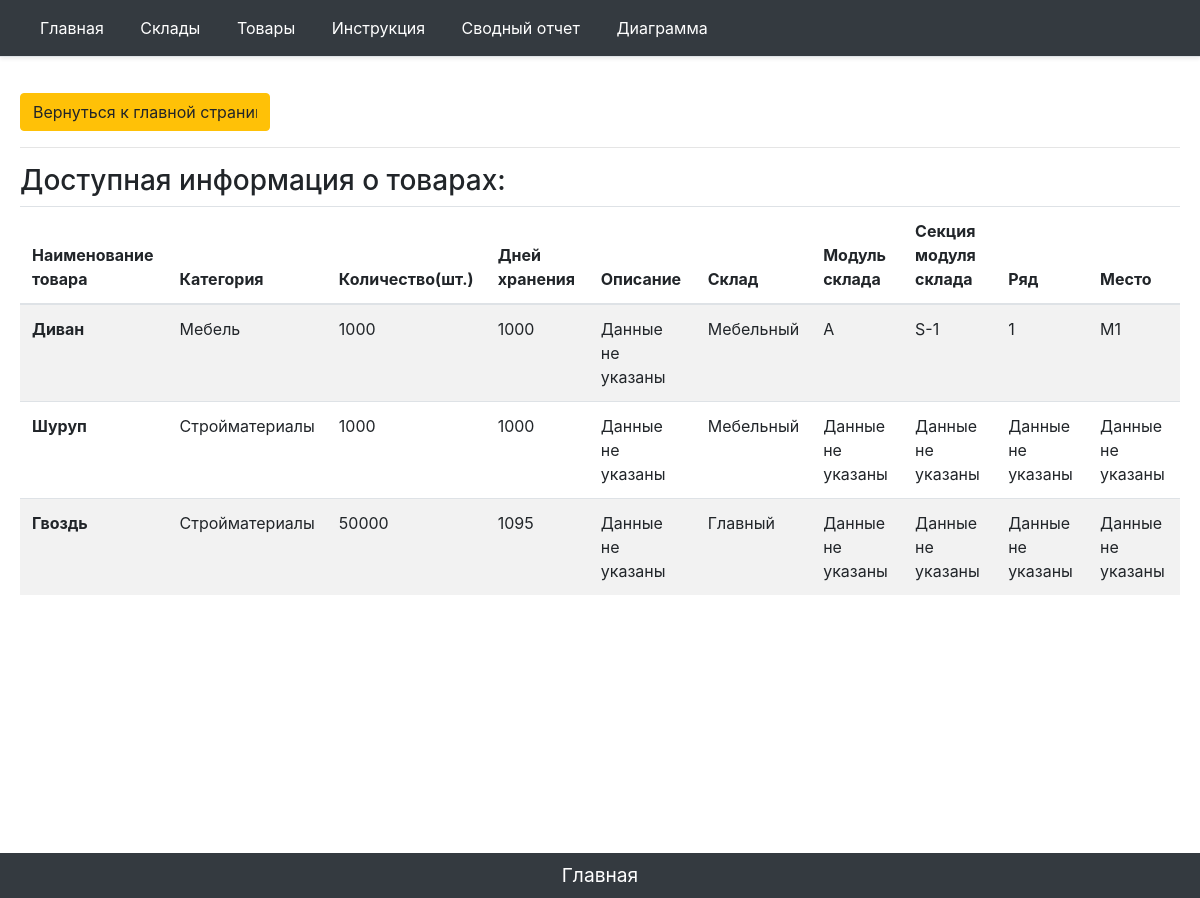
/items/full_list, run on an earlier commit of the app's database.
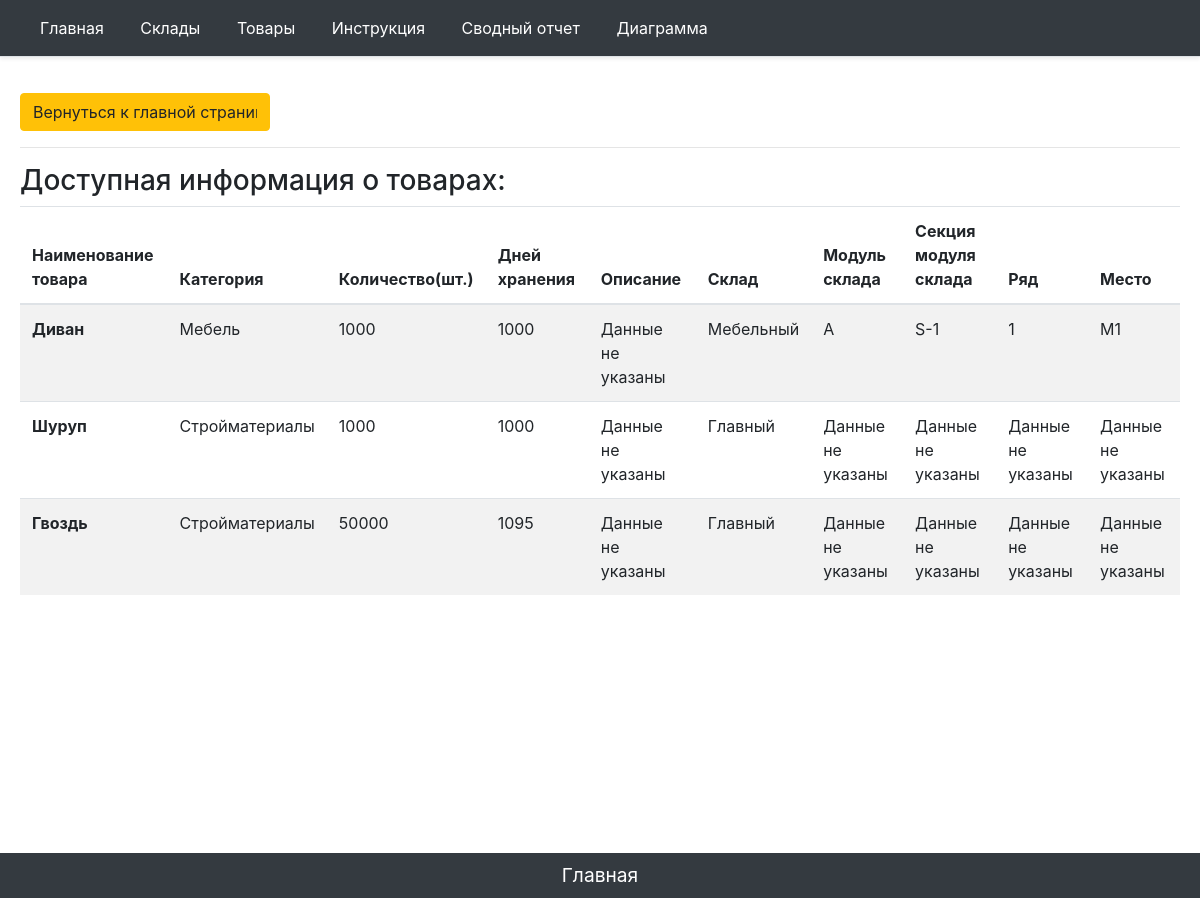
And on a later commit of the database.
### main/models.py (models this page shows, shortened)
class ItemNewOne(models.Model):
    ITEM_CATEGORY = (
        ('Мебель', 'Мебель'),
        ('Стройматериалы', 'Строительные материалы'),
        ('Инструменты', 'Инструменты для выполнения строительных,отделочных работ'),
        ('Техника', 'Технические средства, машины для строительных, отделочных работ'),
    )
    ITEM_MODULE = (
        ('А', 'А'),
        ('Б', 'Б'),
        ('В', 'В'),
        ('Г', 'Г'),
        ('Д', 'Д'),
        ('Е', 'Е'),
        ('Ж', 'Ж'),
        ('З', 'З'),
    )
    ITEM_SECTION =(
        ('S-1', 'S-1'),
        ('S-2', 'S-2'),
        ('S-3', 'S-3'),
        ('S-4', 'S-4'),
        ('S-5', 'S-5'),
        ('S-6', 'S-6'),
        ('S-7', 'S-7'),
        ('S-8', 'S-8'),
        ('S-9', 'S-9'),
        ('S-10', 'S-10'),
        ('S-11', 'S-11'),
        ('S-12', 'S-12'),
        ('S-13', 'S-13'),
        ('S-14', 'S-14'),
        ('S-15', 'S-15'),
        ('S-16', 'S-16'),
    )
    ITEM_ROW=(
        ('1', '1'),
        ('2', '2'),
        ('3', '3'),
        ('4', '4'),
        ('5', '5'),
        ('6', '6'),
        ('7', '7'),
        ('8', '8'),
        ('9', '9'),
        ('10', '10'),
        ('11', '11'),
        ('12', '12'),
        ('13', '13'),
        ('14', '14'),
        ('15', '15'),
        ('16', '16'),
        ('17', '17'),
        ('18', '18'),
        ('19', '19'),
        ('20', '20'),
        ('21', '21'),
        ('22', '22'),
        ('23', '23'),
        ('24', '24'),
        ('25', '25'),
        ('26', '26'),
        ('27', '27'),
        ('28', '28'),
        ('29', '29'),
        ('30', '30'),
        ('31', '31'),
        ('32', '32'),
    )
    ITEM_PLACE = (
        ('М1', 'М1'),
        ('М2', 'М2'),
        ('М3', 'М3'),
        ('М4', 'М4'),
        ('М5', 'М5'),
        ('М6', 'М6'),
        ('М7', 'М7'),
        ('М8', 'М8'),
        ('М9', 'М9'),
        ('М10', 'М10'),
        ('М11', 'М11'),
        ('М12', 'М12'),
        ('М13', 'М13'),
        ('М14', 'М14'),
        ('М15', 'М15'),
        ('М16', 'М16'),
        ('М17', 'М17'),
        ('М18', 'М18'),
        ('М19', 'М19'),
        ('М20', 'М20'),
        ('М21', 'М21'),
        ('М22', 'М22'),
        ('М23', 'М23'),
        ('М24', 'М24'),
        ('М25', 'М25'),
        ('М26', 'М26'),
        ('М27', 'М27'),
        ('М28', 'М28'),
        ('М29', 'М29'),
        ('М30', 'М30'),
        ('М31', 'М31'),
        ('М32', 'М32'),
        ('М33', 'М33'),
        ('М34', 'М34'),
        ('М35', 'М35'),
        ('М36', 'М36'),
        ('М37', 'М37'),
        ('М38', 'М38'),
        ('М39', 'М39'),
        ('М40', 'М40'),
        ('М41', 'М41'),
        ('М42', 'М42'),
        ('М43', 'М43'),
        ('М44', 'М44'),
        ('М45', 'М45'),
        ('М46', 'М46'),
        ('М47', 'М47'),
        ('М48', 'М48'),
        ('М49', 'М49'),
        ('М50', 'М50'),
        ('М51', 'М51'),
        ('М52', 'М52'),
        ('М53', 'М53'),
        ('М54', 'М54'),
        ('М55', 'М55'),
        ('М56', 'М56'),
        ('М57', 'М57'),
        ('М58', 'М58'),
        ('М59', 'М59'),
        ('М60', 'М60'),
        ('М61', 'М61'),
        ('М62', 'М62'),
        ('М63', 'М63'),
        ('М64', 'М64'),
        ('М65', 'М65'),
        ('М66', 'М66'),
        ('М67', 'М67'),
        ('М68', 'М68'),
        ('М69', 'М69'),
        ('М70', 'М70'),
        ('М71', 'М71'),
        ('М72', 'М72'),
        ('М73', 'М73'),
        ('М74', 'М74'),
        ('М75', 'М75'),
        ('М76', 'М76'),
        ('М77', 'М77'),
        ('М78', 'М78'),
        ('М79', 'М79'),
        ('М80', 'М80'),
        ('М81', 'М81'),
        ('М82', 'М82'),
        ('М83', 'М83'),
        ('М84', 'М84'),
        ('М85', 'М85'),
        ('М86', 'М86'),
        ('М87', 'М87'),
        ('М88', 'М88'),
        ('М89', 'М89'),
        ('М90', 'М90'),
        ('М91', 'М91'),
        ('М92', 'М92'),
        ('М93', 'М93'),
        ('М94', 'М94'),
        ('М95', 'М95'),
        ('М96', 'М96'),
        ('М97', 'М97'),
        ('М98', 'М98'),
        ('М99', 'М99'),
        ('М100', 'М100'),
        ('М101', 'М101'),
        ('М102', 'М102'),
        ('М103', 'М103'),
        ('М104', 'М104'),
        ('М105', 'М105'),
        ('М106', 'М106'),
        ('М107', 'М107'),
        ('М108', 'М108'),
        ('М109', 'М109'),
        ('М110', 'М110'),
        ('М111', 'М111'),
        ('М112', 'М112'),
        ('М113', 'М113'),
        ('М114', 'М114'),
        ('М115', 'М115'),
        ('М116', 'М116'),
        ('М117', 'М117'),
        ('М118', 'М118'),
        ('М119', 'М119'),
        ('М120', 'М120'),
        ('М121', 'М121'),
        ('М122', 'М122'),
        ('М123', 'М123'),
        ('М124', 'М124'),
        ('М125', 'М125'),
        ('М126', 'М126'),
        ('М127', 'М127'),
        ('М128', 'М128'),
    )
    name = models.CharField('Наименование товара', max_length=100)
    category = models.CharField('Категория',max_length=150, choices=ITEM_CATEGORY)
    amount = models.IntegerField('Количество')
    shelflifeday = models.IntegerField('Дней хранения')
    option = models.TextField('Описание', blank=True)
    foldid = models.ForeignKey(FoldNewOne, on_delete=models.CASCADE, verbose_name="Склад", blank="True")
    camedate = models.DateField('Дата поставки', blank=True, null=True)
    module = models.CharField('Модуль склада', max_length=5,blank=True, choices=ITEM_MODULE)
    section = models.CharField('Секция модуля склада', max_length=5,blank=True, choices=ITEM_SECTION)
    row = models.CharField('Ряд секции', blank=True, max_length=5,choices=ITEM_ROW)
    place = models.CharField('Место в ряду', blank=True, max_length=5,choices=ITEM_PLACE)
    class Meta:
        verbose_name = 'Товар'
        verbose_name_plural = 'Товары'

class FoldNewOne(models.Model):
    name = models.CharField('Название склада', max_length=50)
    parknumber = models.IntegerField('Номер платформы')
    responsible = models.CharField('Ответственный', max_length=50, blank=True)
    adress = models.CharField('Адрес', max_length=200, blank=True)
    square = models.IntegerField('Площадь склада')
    def __str__(self):
        return str(self.name)
    """def get_update_url(self):
        return reverse('fold_update_url',kwargs={'id': self.id})
"""
    class Meta:
        verbose_name = 'Склад'
        verbose_name_plural = 'Склады'

### main/views.py (the view)
# urls.py: path('items/full_list', views.item_list, name='items_list'),
def item_list(request):
    items = ItemNewOne.objects.all()
    return render(request, 'main/item_full_list.html', {'title':"Информация о товарах", 'item': items})

### main/templates/main/item_full_list.html (shortened to what this page needs)
{% extends 'main/base_template.html' %}
{% block content %}
<input style="width:250px" class="btn btn-warning" value="Вернуться к главной странице товаров" onClick="javascript:history.go(-1);"></input>
<hr>
<h3>Доступная информация о товарах:</h3>
    <fieldset>
    {% if item %}
    <table class="table table-striped">
              <thead>
                <tr>
                  <th scope="col">Наименование товара</th>
                  <th scope="col">Категория</th>
                  <th scope="col">Количество(шт.)</th>
                    <th scope="col">Дней хранения</th>
                    <th scope="col">Описание</th>
                    <th scope="col">Склад</th>
                    <th scope="col">Модуль склада</th>
                    <th scope="col">Секция модуля склада</th>
                    <th scope="col">Ряд</th>
                    <th scope="col">Место</th>
                </tr>
              </thead>
              <tbody>
                    {% for element in item %}
                     <tr>
                            <th scope="row">{{ element.name }}</th>
                            <td>{{ element.category }} </td>
                            <td>{{ element.amount }}</td>
                            <td>{{ element.shelflifeday }}</td>
                            <td>{% if element.option != ''%} {{ element.option }} {% else %} Данные не указаны {% endif %}</td>
                            <td>{{ element.foldid }}</td>
                            <td>{% if element.module != ''%} {{ element.module }} {% else %} Данные не указаны {% endif %}</td>
                            <td>{% if element.section != ''%} {{ element.section }} {% else %} Данные не указаны {% endif %}</td>
                            <td>{% if element.row != ''%} {{ element.row }} {% else %} Данные не указаны {% endif %} </td>
                            <td>{% if element.place != ''%} {{ element.place }} {% else %} Данные не указаны {% endif %}</td>
                      </tr>
                    {% endfor %}
              </tbody>
            </table>
        {% else %}
                <p>Данные отсутвуют!</p>
                {% endif %}
        </fieldset>
{% endblock %}
{% block tomain %}
  <footer class="footer">
    <p align = "middle" class = "my-0 me-md-auto fw-normal p-2 text-white bg-dark align-items-center"><a href="{% url 'home' %}"><font color="white"><big>Главная</big></font></a></p>
    </footer>
{% endblock %}

What changed in the data, as far as the page shows it:
changed ItemNewOne "Шуруп": foldid "Мебельный" → "Главный"
